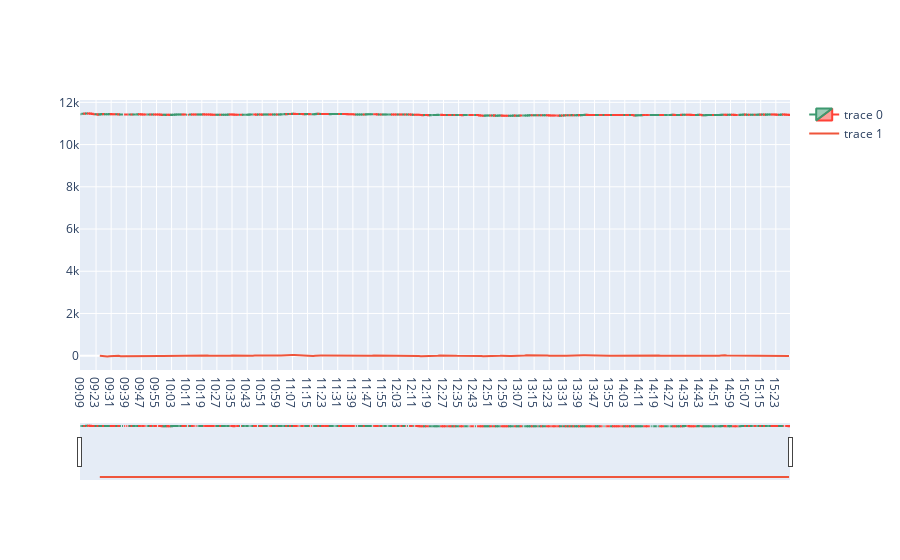

Source (notebook cell):
### Code cell
# fig.add_trace(go.Line(x=sample['Time'],y=sample['rm30'],))
# fig.add_trace(go.Line(x=sample['Time'],y=sample['rm90'],))
# fig.add_trace(go.Line(x=sample['Time'],y=sample['rm60'],))
fig.add_trace(go.Line(x=sample['Time'],y=sample['MOM'],))
fig.show()

### Figure 1 — Plotly figure (JSON) as saved in the notebook; plotly's stock layout.template omitted (floating-point values rounded to 4 significant figures; data arrays with more than 128 entries replaced by an {"elided": "..."} marker saying what was removed)
{"data": [{"close": {"elided": "376 float values"}, "high": {"elided": "376 float values"}, "low": {"elided": "376 float values"}, "open": {"elided": "376 float values"}, "type": "candlestick", "x": {"elided": "376 str values"}}, {"type": "scatter", "x": {"elided": "376 str values"}, "y": {"elided": "376 float values"}}], "layout": {}}
